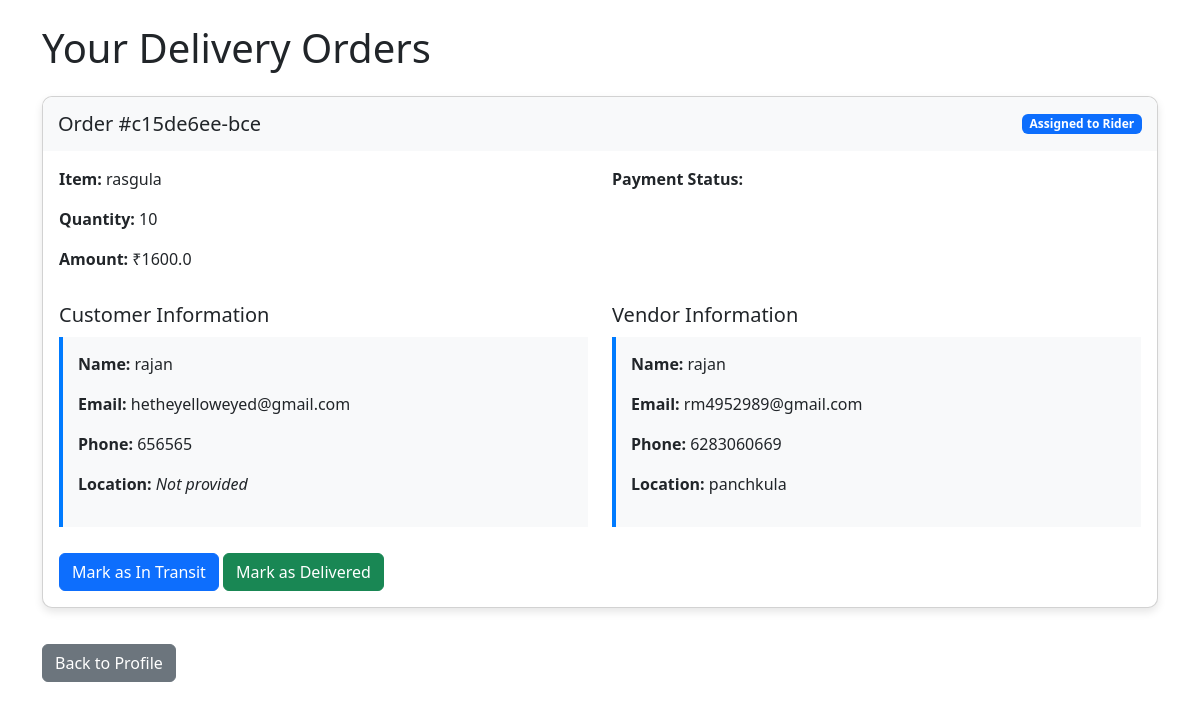
The app's page /rider_orders/4 with its own data.
### main.py (models this page shows, shortened)
class Order(db.Model):
    id= db.Column(db.String(50), primary_key=True, default=lambda: str(uuid.uuid4()))
    item_name= db.Column(db.String(100), nullable=False)
    user_email= db.Column(db.String(100), db.ForeignKey("user.email"), nullable=False)
    amount= db.Column(db.Float, nullable=False)
    upi_link= db.Column(db.String(500), nullable=True)
    quantity = db.Column(db.Integer, nullable=False)
    payment_status= db.Column(db.String(20), default="Pending")
    consumer_id= db.Column(db.Integer, db.ForeignKey('user.id'), nullable= True)
    vendor_id= db.Column(db.Integer, db.ForeignKey('user.id'), nullable= True)
    rider_id= db.Column(db.Integer, db.ForeignKey('user.id'), nullable= True)
    status = db.Column(db.String(20))
    delivered_at = db.Column(db.DateTime)
    rider_fee = db.Column(db.Float, default=0.0)
    delivery_fee = db.Column(db.Float, default=0.0)
    created_at = db.Column(db.DateTime, default=datetime.datetime.utcnow)

class User(db.Model):
    id = db.Column(db.Integer, primary_key=True)
    name = db.Column(db.String(100), nullable=False)
    phone = db.Column(db.String(15), nullable= False, unique=True)
    email = db.Column(db.String(120), unique=True, nullable=False)
    password_hash = db.Column(db.String(200), nullable=False)
    upi_id = db.Column(db.String(50), nullable=True)
    role = db.Column(db.String(10), nullable=False)
    items = db.relationship('Item', backref='seller')
    created_at= db.Column(db.DateTime, default= datetime.datetime.utcnow)
    email_verified = db.Column(db.Boolean, default=False)
    business_name = db.Column(db.String(150), nullable=True, unique=True)
    terms_accepted = db.Column(db.Boolean, default=False)
    address = db.Column(db.String(255), nullable=True)
    latitude = db.Column(db.String(50), nullable=True)
    longitude = db.Column(db.String(50), nullable=True)
    vehicle_type= db.Column(db.String(50), nullable= True)
    vehicle_number= db.Column(db.String(50), nullable=True)
    id_proof = db.Column(db.String(200), nullable=True)  # File path
    license = db.Column(db.String(200), nullable=True)  # File path
    insurance = db.Column(db.String(200), nullable=True)  # File path
    photo = db.Column(db.String(200), nullable=True)  # File path
    verified = db.Column(db.Boolean, default=False)

### main.py (the view)
@app.route('/rider_orders/<int:rider_id>', methods=['GET'])
def rider_orders(rider_id):
    orders = Order.query.filter_by(rider_id=rider_id).all()
    order_list = []
    for order in orders:
        consumer = db.session.get(User, order.consumer_id) if order.consumer_id else None
        consumer_details = None
        if consumer:
            consumer_details = {
                "name": consumer.name,
                "phone": consumer.phone,
                "location": consumer.address,
                "email": consumer.email
            }
        vendor = db.session.get(User, order.vendor_id) if order.vendor_id else None
        vendor_details = None
        if vendor:
            vendor_details = {
                "name": vendor.name,
                "phone": vendor.phone,
                "location": vendor.address,
                "email": vendor.email
            }
        order_data = {
            "id": order.id,
            "item_name": order.item_name,
            "quantity": order.quantity,
            "amount": order.amount,
            "status": order.status,
            "created_at": order.created_at.isoformat() if order.created_at else None,
            "consumer": consumer_details,
            "vendor": vendor_details
        }
        order_list.append(order_data)
    return render_template('rider_orders.html', orders=order_list, rider_id=rider_id)

### templates/rider_orders.html (shortened to what this page needs)
<!DOCTYPE html>
<html lang="en">
<head>
    <link rel="stylesheet" href="https://cdnjs.cloudflare.com/ajax/libs/bootstrap/5.3.0/css/bootstrap.min.css">
</head>
<body>
    <div class="container py-4">
        <h1 class="mb-4">Your Delivery Orders</h1>
        {% if orders %}
            {% for item in orders %}
                <div class="card order-card">
                    <div class="order-header d-flex justify-content-between align-items-center">
                        <h5 class="card-title mb-0">Order #{{ item['id'] }}</h5>
                        <span class="badge {% if item['status'] == 'delivered' %}bg-success{% elif item['status'] == 'Assigned to Rider' %}bg-primary{% else %}bg-warning{% endif %}">
                            {{ item['status'] }}
                        </span>
                    </div>
                    <div class="card-body">
                        <div class="row mb-3">
                            <div class="col-md-6">
                                <p><strong>Item:</strong> {{ item['item_name'] }}</p>
                                <p><strong>Quantity:</strong> {{ item['quantity'] }}</p>
                                <p><strong>Amount:</strong> ₹{{ item['amount'] }}</p>
                            </div>
                            <div class="col-md-6">
                                <p><strong>Payment Status:</strong> {{ item['payment_status'] }}</p>
                            </div>
                        </div>
                        <div class="row">
                            <div class="col-md-6">
                                <h5>Customer Information</h5>
                                <div class="contact-info">
                                    {% if item['consumer'] %}
                                        <p><strong>Name:</strong> {{ item['consumer']['name'] }}</p>
                                        <p><strong>Email:</strong> {{ item['consumer']['email'] }}</p>
                                        {% if item['consumer']['phone'] %}
                                            <p><strong>Phone:</strong> {{ item['consumer']['phone'] }}</p>
                                        {% else %}
                                            <p><strong>Phone:</strong> <em>Not provided</em></p>
                                        {% endif %}
                                        {% if item['consumer']['location'] %}
                                            <p><strong>Location:</strong> {{ item['consumer']['location'] }}</p>
                                        {% else %}
                                            <p><strong>Location:</strong> <em>Not provided</em></p>
                                        {% endif %}
                                    {% else %}
                                        <p><em>Consumer information not available</em></p>
                                    {% endif %}
                                </div>
                            </div>
                            <div class="col-md-6">
                                <h5>Vendor Information</h5>
                                <div class="contact-info">
                                    {% if item['vendor'] %}
                                        <p><strong>Name:</strong> {{ item['vendor']['name'] }}</p>
                                        <p><strong>Email:</strong> {{ item['vendor']['email'] }}</p>
                                        {% if item['vendor']['phone'] %}
                                            <p><strong>Phone:</strong> {{ item['vendor']['phone'] }}</p>
                                        {% else %}
                                            <p><strong>Phone:</strong> <em>Not provided</em></p>
                                        {% endif %}
                                        {% if item['vendor']['location'] %}
                                            <p><strong>Location:</strong> {{ item['vendor']['location'] }}</p>
                                        {% else %}
                                            <p><strong>Location:</strong> <em>Not provided</em></p>
                                        {% endif %}
                                    {% else %}
                                        <p><em>Vendor information not available</em></p>
                                    {% endif %}
                                </div>
                            </div>
                        </div>
                        <div class="mt-3">
                            <a href="{{ url_for('update_order_status', order_id=item['id'], status='in-transit') }}" class="btn btn-primary">Mark as In Transit</a>
                            <a href="{{ url_for('update_order_status', order_id=item['id'], status='delivered') }}" class="btn btn-success">Mark as Delivered</a>
                        </div>
                    </div>
                </div>
            {% endfor %}
        {% else %}
            <div class="alert alert-info">
                <h4>No orders assigned yet!</h4>
                <p>You don't have any delivery orders assigned to you at this time.</p>
            </div>
        {% endif %}
        <a href="{{ url_for('profile') }}" class="btn btn-secondary mt-3">Back to Profile</a>
    </div>
</body>
</html>

### templates/rider_orders.html (style rules this page uses)
.order-card { margin-bottom: 20px; border-radius: 10px; box-shadow: 0 4px 8px rgba(0,0,0,0.1); }
.order-header { background-color: #f8f9fa; padding: 15px; border-radius: 10px 10px 0 0; }
.contact-info { padding: 15px; border-left: 4px solid #007bff; margin: 10px 0; background-color: #f8f9fa; }

### records on screen
Order: id "c15de6ee-bce", status "Assigned to Rider", item_name "rasgula", quantity "10", amount "1600.0", consumer.name "rajan", consumer.email "hetheyelloweyed@gmail.com", consumer.phone "656565", vendor.name "rajan", vendor.email "rm4952989@gmail.com", vendor.phone "6283060669", vendor.location "panchkula"
